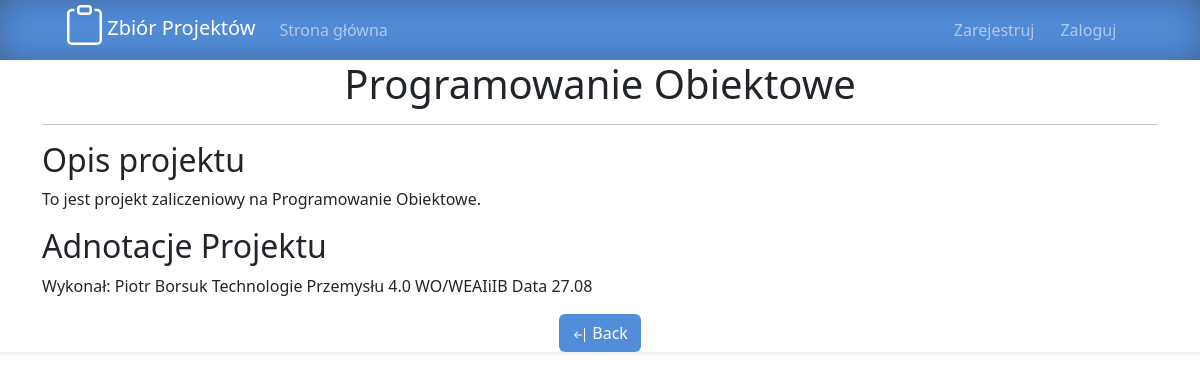
The app's page /16/ with its own data.
### a2/models.py (models this page shows, shortened)
class Project(models.Model):
    tytul = models.CharField(max_length=200)
    opis = models.TextField()
    adnotacje = models.TextField()

### a2/views.py (the view)
# urls.py: path('<int:pk>/', views.detail, name = 'detail'),
def detail(request, pk):
    project = Project.objects.get(pk=pk)
    dict = {'project':project, 'pk':pk}
    return render(request, 'detail.html', dict)

### a2/templates/detail.html (shortened to what this page needs)
{% extends 'base.html' %}
{%block body_block %}
<html lang="en">
<head >
</head>
<body >
    <h1 class="d-flex justify-content-center align-items-center">{{ project.tytul }}</h1>
    <hr>
    <div>
        <h2> Opis projektu </h2>
        <p>{{ project.opis }}</p>
    </div>
    <div>
        <h2> Adnotacje Projektu </h2>
        <p>{{ project.adnotacje }}</p>
    </div>
    <div class="text-center">
        <a href="{% url 'index' %}" class="btn btn-brow  justify-content-center align-items-center" >
            Back
    </div>
</body>
{%endblock%}

### a2/templates/base.html (style rules this page uses)
.bg-custom { background-color: #ffffff; }
.btn-brow { background-color: #528dda; color: white; }

### records on screen
Project: tytul "Programowanie Obiektowe", opis "To jest projekt zaliczeniowy na Programowanie Obiektowe.", adnotacje "Wykonał: Piotr Borsuk Technologie Przemysłu 4.0 WO/WEAIiIB Data 27.08"
